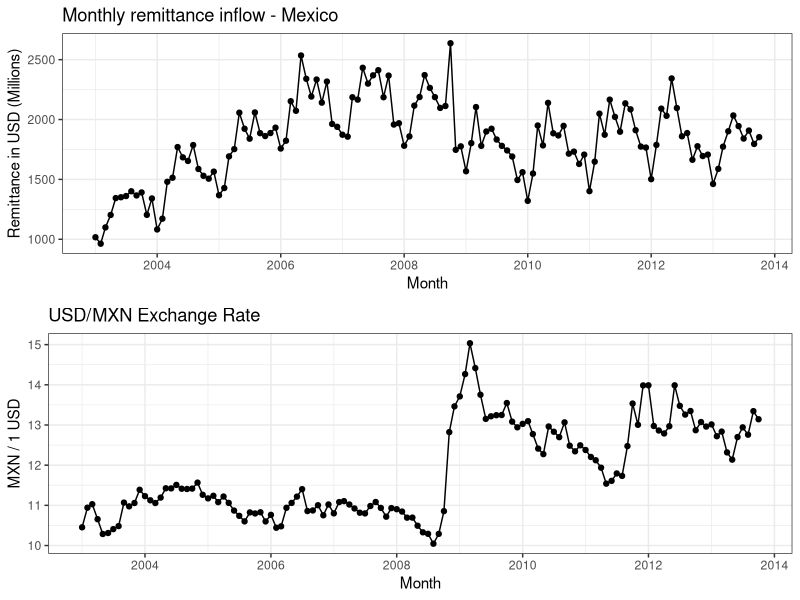

This chart was generated by the following R code:
# Load the required libraries
library(ggplot2)
library(zoo)
library(gridExtra)

# Read in the monthly remittance data for Mexico
remit <- read.table('data/mexico.txt')

# Generate the months from Jan 2003 - Oct 2013
months <- seq(from = as.Date('2003-01-01'), to = as.Date('2013-10-01'), by = 'months')

# Put it together in a data frame
df <- data.frame(remit = remit[,1], month = months)

# Quick plot of the relationship
p1 <- ggplot(data = df, aes(x = month, y = remit)) + 
  geom_line() + 
  geom_point() + 
  xlab("Month") +
  ylab("Remittance in USD (Millions)") +
  ggtitle("Monthly remittance inflow - Mexico") +
  theme_bw()

# Read in the exchange rate data
xr <- read.csv('data/USDMXN.csv')

# Align the dates to the beginning of the month and set the correct class for the data
xr$Date <- as.Date(as.yearmon(as.Date(xr$Date) + 1))

# Plot everything together
p2 <- ggplot(data = xr, aes(x = Date, y = USD.MXN)) + 
  geom_line() + 
  geom_point() +
  xlab("Month") +
  ylab("MXN / 1 USD") +
  ggtitle("USD/MXN Exchange Rate") +
  theme_bw()

# Plot together
grid.arrange(p1, p2)

# Regress remittance on exchange rate
md <- lm(df$remit ~ xr$USD.MXN)
summary(md)